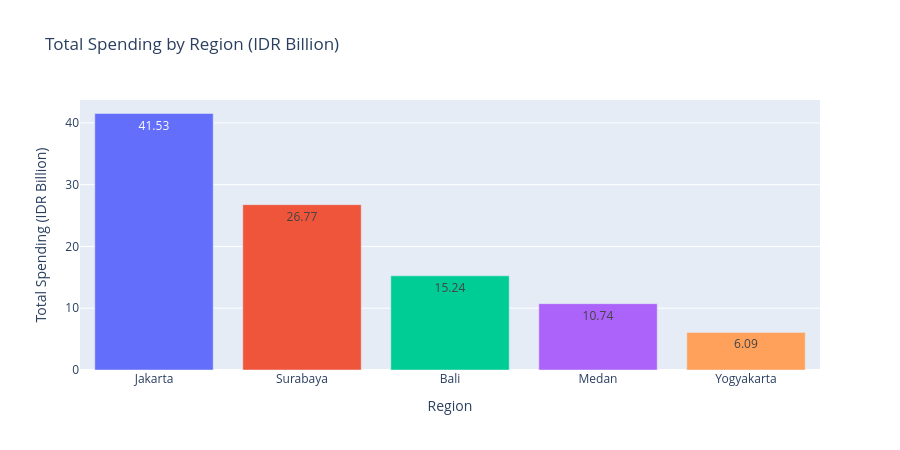

The notebook cell this image was saved under:
### Markdown cell above
## Regional Spending Breakdown

This section shows how spending differs across Indonesian regions and compares transaction totals by location.

### Code cell
region_spend = (
    df.groupby("region")["amount_idr"]
    .agg(total_spend="sum", avg_spend="mean", transaction_count="count")
    .reset_index()
    .sort_values("total_spend", ascending=False)
)

region_spend["total_spend_bn"] = region_spend["total_spend"] / 1_000_000_000

fig = px.bar(
    region_spend,
    x="region",
    y="total_spend_bn",
    color="region",
    text_auto=".2f",
    title="Total Spending by Region (IDR Billion)",
    labels={"total_spend_bn": "Total Spending (IDR Billion)", "region": "Region"}
)

fig.update_layout(showlegend=False, height=450)

fig.write_html(OUTPUT_DIR / "regional_spending.html")
fig.write_image(OUTPUT_DIR / "regional_spending.png")

fig.show()

### Figure 1 — Plotly figure (JSON) as saved in the notebook; plotly's stock layout.template omitted (floating-point values rounded to 4 significant figures)
{"data": [{"hovertemplate": "Region=%{x}<br>Total Spending (IDR Billion)=%{y}<extra></extra>", "legendgroup": "Jakarta", "marker": {"color": "#636efa", "pattern": {"shape": ""}}, "name": "Jakarta", "orientation": "v", "showlegend": true, "textposition": "auto", "texttemplate": "%{y:.2f}", "type": "bar", "x": ["Jakarta"], "xaxis": "x", "y": [41.53], "yaxis": "y"}, {"hovertemplate": "Region=%{x}<br>Total Spending (IDR Billion)=%{y}<extra></extra>", "legendgroup": "Surabaya", "marker": {"color": "#EF553B", "pattern": {"shape": ""}}, "name": "Surabaya", "orientation": "v", "showlegend": true, "textposition": "auto", "texttemplate": "%{y:.2f}", "type": "bar", "x": ["Surabaya"], "xaxis": "x", "y": [26.77], "yaxis": "y"}, {"hovertemplate": "Region=%{x}<br>Total Spending (IDR Billion)=%{y}<extra></extra>", "legendgroup": "Bali", "marker": {"color": "#00cc96", "pattern": {"shape": ""}}, "name": "Bali", "orientation": "v", "showlegend": true, "textposition": "auto", "texttemplate": "%{y:.2f}", "type": "bar", "x": ["Bali"], "xaxis": "x", "y": [15.24], "yaxis": "y"}, {"hovertemplate": "Region=%{x}<br>Total Spending (IDR Billion)=%{y}<extra></extra>", "legendgroup": "Medan", "marker": {"color": "#ab63fa", "pattern": {"shape": ""}}, "name": "Medan", "orientation": "v", "showlegend": true, "textposition": "auto", "texttemplate": "%{y:.2f}", "type": "bar", "x": ["Medan"], "xaxis": "x", "y": [10.74], "yaxis": "y"}, {"hovertemplate": "Region=%{x}<br>Total Spending (IDR Billion)=%{y}<extra></extra>", "legendgroup": "Yogyakarta", "marker": {"color": "#FFA15A", "pattern": {"shape": ""}}, "name": "Yogyakarta", "orientation": "v", "showlegend": true, "textposition": "auto", "texttemplate": "%{y:.2f}", "type": "bar", "x": ["Yogyakarta"], "xaxis": "x", "y": [6.086], "yaxis": "y"}], "layout": {"barmode": "relative", "height": 450, "legend": {"title": {"text": "Region"}, "tracegroupgap": 0}, "showlegend": false, "title": {"text": "Total Spending by Region (IDR Billion)"}, "xaxis": {"anchor": "y", "categoryarray": ["Jakarta", "Surabaya", "Bali", "Medan", "Yogyakarta"], "categoryorder": "array", "domain": [0, 1], "title": {"text": "Region"}}, "yaxis": {"anchor": "x", "domain": [0, 1], "title": {"text": "Total Spending (IDR Billion)"}}}}
